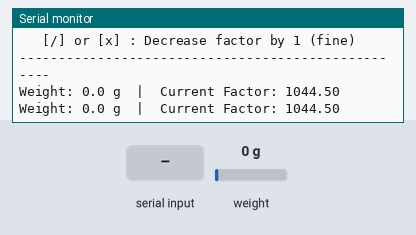
A sketch run on a simulated ESP32. On the bench: the last lines printed to the serial monitor. Inputs (shaded band) come from the test bench; at power-on: weight on the scale 0 g.

Above: at 2.2 s.
2.3 s: weight on the scale set to 100 g
At 3.1 s:
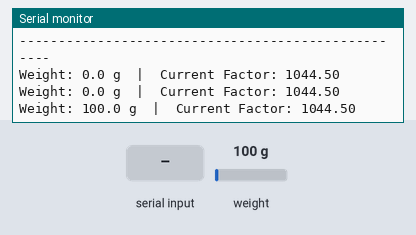
3.8 s: "+" received over Serial
At 5.2 s:
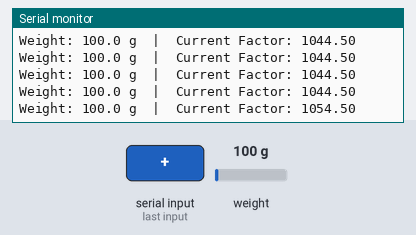
5.3 s: "a" received over Serial
At 6.4 s:
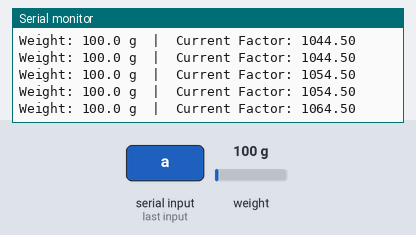
6.8 s: weight on the scale set to 1250 g
At 7.5 s:
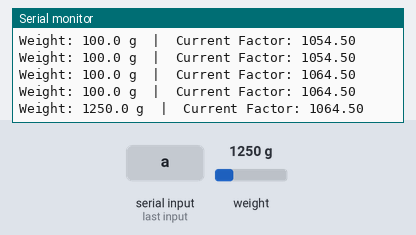
Timing chart, 0 to 9.3 s (numbered marks = the images above; inputs shaded):
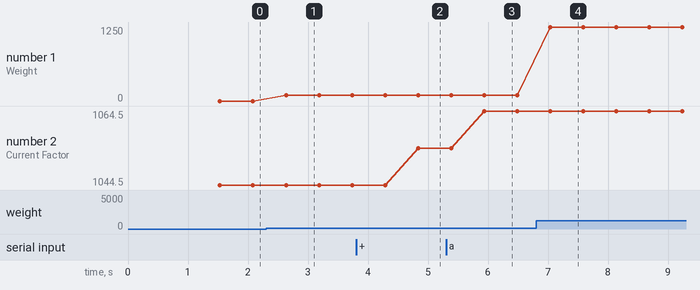

The sketch:

calibrate.ino
```cpp
#include "HX711.h"

// Pin configuration
const int LOADCELL_DOUT_PIN = 25;
const int LOADCELL_SCK_PIN  = 26;

HX711 scale;

// Initial calibration factor (starting value)
// If readings fluctuate too much, try adjusting this value
float calibration_factor = 1044.5;

void setup() {
  Serial.begin(115200);
  Serial.println(">>> Load Cell Calibration Mode (1kg Load Cell) <<<");
  Serial.println("Initializing...");

  scale.begin(LOADCELL_DOUT_PIN, LOADCELL_SCK_PIN);
  scale.set_scale();
  scale.tare(); // Reset weight to 0

  Serial.println("---------------------------------------------------");
  Serial.println("1. Place a known weight (e.g., 100g, 500g, or 1000g)");
  Serial.println("2. Observe the value in the Serial Monitor");
  Serial.println("3. Adjust the calibration factor using keys:");
  Serial.println("   [+] or [a] : Increase factor by 10 (coarse)");
  Serial.println("   [-] or [z] : Decrease factor by 10 (coarse)");
  Serial.println("   [*] or [s] : Increase factor by 1 (fine)");
  Serial.println("   [/] or [x] : Decrease factor by 1 (fine)");
  Serial.println("---------------------------------------------------");
}

void loop() {
  scale.set_scale(calibration_factor);

  // Average 5 readings for stability
  float weight = scale.get_units(5);

  Serial.print("Weight: ");
  Serial.print(weight, 1);
  Serial.print(" g");

  Serial.print("  |  Current Factor: ");
  Serial.print(calibration_factor);
  Serial.println();

  if(Serial.available()) {
    char temp = Serial.read();

    // Coarse adjustment
    if(temp == '+' || temp == 'a') calibration_factor += 10;
    else if(temp == '-' || temp == 'z') calibration_factor -= 10;

    // Fine adjustment
    else if(temp == '*' || temp == 's') calibration_factor += 1;
    else if(temp == '/' || temp == 'x') calibration_factor -= 1;
  }

  delay(50);
}
```

Measured:
- after the input at 2.3 s, the serial monitor: prints a new line after 0.33 s (image 1)
- after the input at 3.8 s, the serial monitor: prints a new line after 1.0 s (image 2)
- after the input at 5.3 s, the serial monitor: prints a new line after 0.64 s (image 3)
- after the input at 6.8 s, the serial monitor: prints a new line after 0.24 s (image 4)
- plotted number 1: 100 → 1250 after the input at 6.8 s
- plotted number 2: 1044.5 → 1054.5 after the input at 3.8 s, 1054.5 → 1064.5 after the input at 5.3 s
